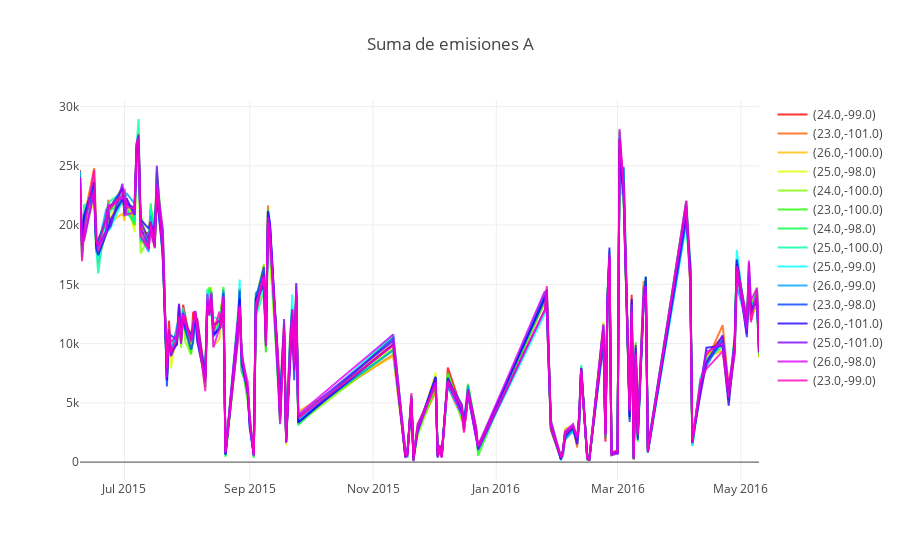

Source (notebook cell):
### Code cell
# LA ULTIMA PARTE 
plotly.offline.init_notebook_mode(connected=True)
data =[]
ids = resumen2['Id'].unique()
for x in range(0,len(ids)-1):
    data.append(go.Scatter(
                x=pd.to_datetime(subset[x]['Fecha']),
                y=subset[x]['Emisiones_A'],
                name = "(" + str(float(puntos.loc[puntos['Id']==ids[x], 'Latitud']))+","+ str(float(puntos.loc[puntos['Id']==ids[x], 'Longitud']))+")",
                line = dict(color = colores[x]),
                opacity = 0.8))
layout = dict(
    title = "Suma de emisiones A",
    xaxis = dict(
        range = ['2015-04-01','2016-06-31'])
)

fig = dict(data=data, layout=layout)
plotly.offline.iplot(fig, filename = "Manually Set Range")
